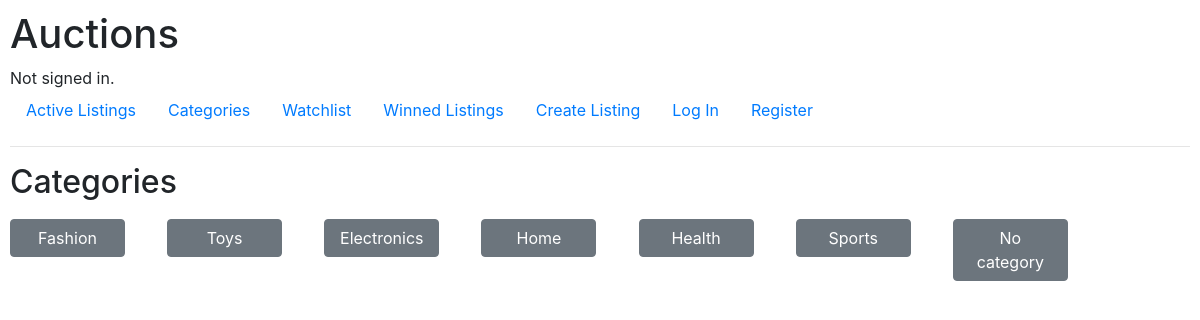
The page /categories on the database its author committed.
### auctions/models.py (models this page shows, shortened)
class Category(models.Model):
    category_name = models.CharField(max_length=20, blank=True, null=True)

### auctions/views.py (the view, shortened to what this page needs)
# urls.py: path("categories", views.categories, name="categories"),
def categories(request):
    instance = {}
    watchlist_count(request, instance)
    categories = Category.objects.all()
    instance['categories'] = categories
    return render(request, 'auctions/categories.html', instance)

### auctions/views.py (called while the page is built)
def watchlist_count(request, instance):
    try: watchlist_count = User.objects.get(pk=request.session['user_id']).listings_in_watchlist.all().count()
    except: watchlist_count = 0
    if watchlist_count > 0:
        instance['watchlist_count'] = watchlist_count
    try: winn_count = User.objects.get(pk=request.session['user_id']).won_actions.all().count()
    except: winn_count = 0
    if winn_count > 0:
        instance['winn_count'] = winn_count

### auctions/templates/auctions/categories.html (shortened to what this page needs)
{% extends "auctions/layout.html" %}
{% block body %}
    <h2>Categories</h2>
    <form method="POST">
        <div class="row" style="max-width: 1100px;">
            {% for category in categories %}
                <div class="col" style="margin-top: 10px;">
                    <button class="btn btn-secondary" style="width: 115px;" name='chosen_category' value='{{ category.pk }}'>{{ category.category_name }}</button>
                </div>
            {% endfor %}
            <div class="col" style="margin-top: 10px;">
                <button class="btn btn-secondary" name='chosen_category' style="width: 115px;" value="0">No category</button>
            </div>
        </div>
    </form>
{% endblock %}

### auctions/templates/auctions/layout.html (shortened to what this page needs)
{% load static %}
<!DOCTYPE html>
<html lang="en">
    <head>
        <link rel="stylesheet" href="https://stackpath.bootstrapcdn.com/bootstrap/4.4.1/css/bootstrap.min.css">
        <link href="{% static 'auctions/styles.css' %}" rel="stylesheet">
    </head>
    <body>
        <h1>Auctions</h1>
        <div>
            {% if user.is_authenticated %}
                Signed in as <strong>{{ user.username }}</strong>.
            {% else %}
                Not signed in.
            {% endif %}
        </div>
        <ul class="nav">
            <li class="nav-item">
                <a class="nav-link" href="{% url 'index' %}">Active Listings</a>
            </li>
            <li class="nav-item">
                <a class="nav-link" href="{% url 'categories' %}">Categories</a>
            </li>
            <li class="nav-item">
                <a class="nav-link" href="{% url 'watchlist' %}">Watchlist </a>
            </li>
            <li class="nav-item">
                <a class="nav-link" href="{% url 'winn' %}">Winned Listings {% if winn_count %}<b class="btn btn-secondary" style="padding: 2px; font-size: 12px; padding-top: 0px; padding-bottom: 0px;">{{ winn_count }}</b>{% endif %}</a>
            </li>
            <li class="nav-item">
                <a class="nav-link" href="{% url 'create_listing' %}">Create Listing</a>
            </li>
            {% if user.is_authenticated %}
                <li class="nav-item">
                    <a class="nav-link" href="{% url 'logout' %}">Log Out</a>
                </li>
            {% else %}
                <li class="nav-item">
                    <a class="nav-link" href="{% url 'login' %}">Log In</a>
                </li>
                <li class="nav-item">
                    <a class="nav-link" href="{% url 'register' %}">Register</a>
                </li>
            {% endif %}
        </ul>
        <hr>
        {% block body %}
        {% endblock %}
    </body>
</html>

### auctions/static/auctions/styles.css (style rules this page uses)
body { padding: 10px; }

### rows shown on the page
Category: {{ category.pk }} 1 (drawn), category_name "Fashion"
Category: {{ category.pk }} 2 (drawn), category_name "Toys"
Category: {{ category.pk }} 3 (drawn), category_name "Electronics"
Category: {{ category.pk }} 4 (drawn), category_name "Home"
Category: {{ category.pk }} 6 (drawn), category_name "Health"
Category: {{ category.pk }} 7 (drawn), category_name "Sports"
